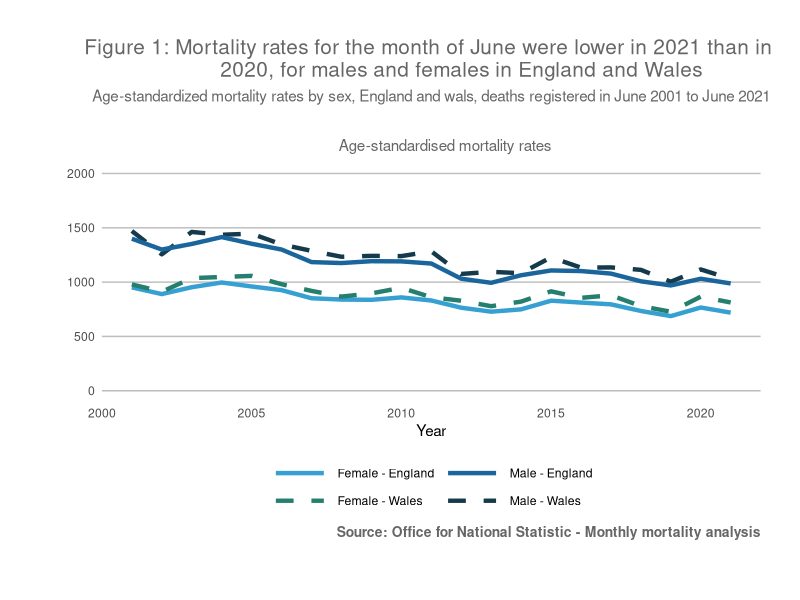

Write the R code that produced this figure.
library(tidyverse)
library(zoo) #for period/date conversion
library(lubridate)

mortality_rates.df <- read.csv("Mortality Rates in England and Wales.csv", stringsAsFactors = FALSE)

colnames(mortality_rates.df) <- c("Period", "m_england", "f_england", "m_wales", "f_wales")
mortality_rates.df$Period <- as.yearmon(mortality_rates.df$Period,format="%b-%y")
mortality_rates.df$Period <- year(mortality_rates.df$Period)

mortality_rates.df.gathered <- mortality_rates.df %>% 
  gather("m_england", "f_england", "m_wales", "f_wales", 
         key = "Type", 
         value = "Deaths")

s = 1.5

##Original Viz Recreation
ggplot(mortality_rates.df, aes(x = Period, y = m_wales, group = 1)) +
  geom_line(size = s, aes(linetype = "Male - Wales", color = "Male - Wales")) +
  geom_line(size = s, aes(x = Period, y = m_england, linetype = "Male - England", color = "Male - England"))+
  geom_line(size = s, aes(x = Period, y = f_england, linetype = "Female - England", color = "Female - England"))+
  geom_line(size = s, aes(x = Period, y = f_wales, linetype = "Female - Wales", color = "Female - Wales")) +
  ylim(0,2000) +
  xlim(2001, 2021) +
  labs(title = "Figure 1: Mortality rates for the month of June were lower in 2021 than in 
          2020, for males and females in England and Wales",
       subtitle = "Age-standardized mortality rates by sex, England and wals, deaths registered in June 2001 to June 2021
       
       
       Age-standardised mortality rates",
       caption = "Source: Office for National Statistic - Monthly mortality analysis",
       x = "Year",
       y = "",
       color  = "Guide name", 
       linetype = "Guide name", 
       shape = "Guide name") +
  theme_classic() +
  theme(panel.grid.major.y = element_line(colour = "gray"),
        axis.line = element_blank(),
        axis.ticks = element_blank(),
        plot.margin=unit(c(1,1,1.5,1.2),"cm"),
        legend.direction = "horizontal", 
        legend.position = "bottom", 
        legend.key = element_blank(),
        legend.title = element_blank(),
        plot.caption = element_text(color = "#666666", face="bold", size = 10),
        plot.title = element_text(hjust = 0.5, color = "#666666", size = 15),
        plot.subtitle = element_text(hjust = 0.5, color = "#666666")) +
        scale_linetype_manual("Variabler",values=c("Male - Wales"=2, "Female - Wales"=2, "Male - England"=1, "Female - England"=1)) +
        scale_color_manual("Variabler", values = c("Male - England" = "#1a659c", "Female - England" = "#36a0d2", "Male - Wales" = "#153a4c", "Female - Wales" = "#247f6e")) +
        guides(fill = guide_legend(keywidth = 1, keyheight = 1), 
        linetype=guide_legend(nrow = 2, keywidth = 3, keyheight = 1),
        colour=guide_legend(nrow = 2, keywidth = 3, keyheight = 1))


##Makeover Monday Adjustements




